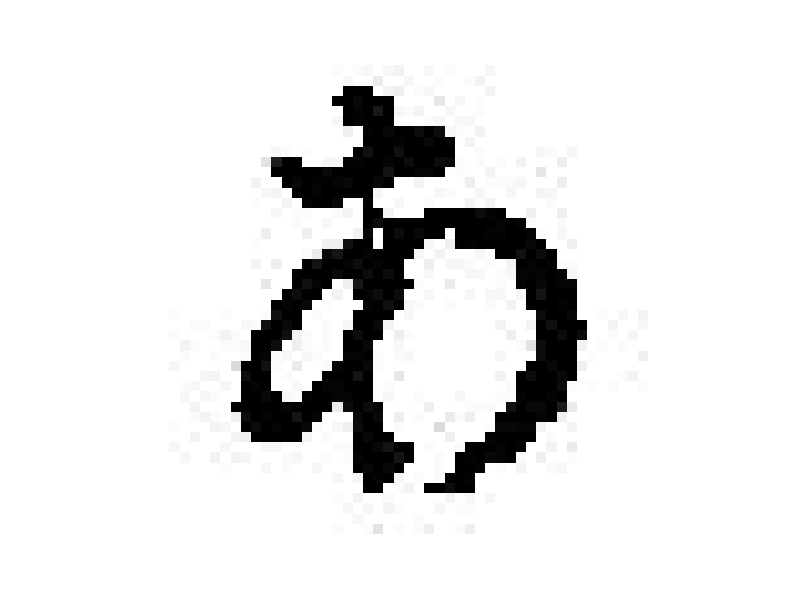

Recreate this plot in MATLAB.
%%
%% This program is based on Coursera Machine Learning ex4
%%

%% Initialization
clear ; close all; clc

%% パラメーターを指定する
input_layer_size  = 2304; % 48x48のサイズの画像
hidden_layer_size = 802;  % 隠れ層のサイズ、だいぶ適当
kana_labels       = 73;   % ひらがなは濁音、半濁音含めて73ある

printf("Input Layer size %d \n", input_layer_size);
printf("Hidden Layer size %d \n", hidden_layer_size);
printf("Output Layer size %d \n", kana_labels);

fd = fopen('sample.csv', 'r');
raw = textscan(fd, '%s%s%s', 'delimiter', ',', 'headerLines', 1 );
fclose(fd);

unicode    = cell2mat(raw{1}(1));
filename   = cell2mat(raw{2}(1));
img_base64 = cell2mat(raw{3}(1));

%% save & load temporary file
pkg load strings;
x  = base64decode(img_base64);
fd = fopen('buffer.png', 'wb');
fwrite(fd, x, 'uint8');
fclose(fd);

I = imread('buffer.png');

% Gray Image
colormap(gray);
imshow(I);
